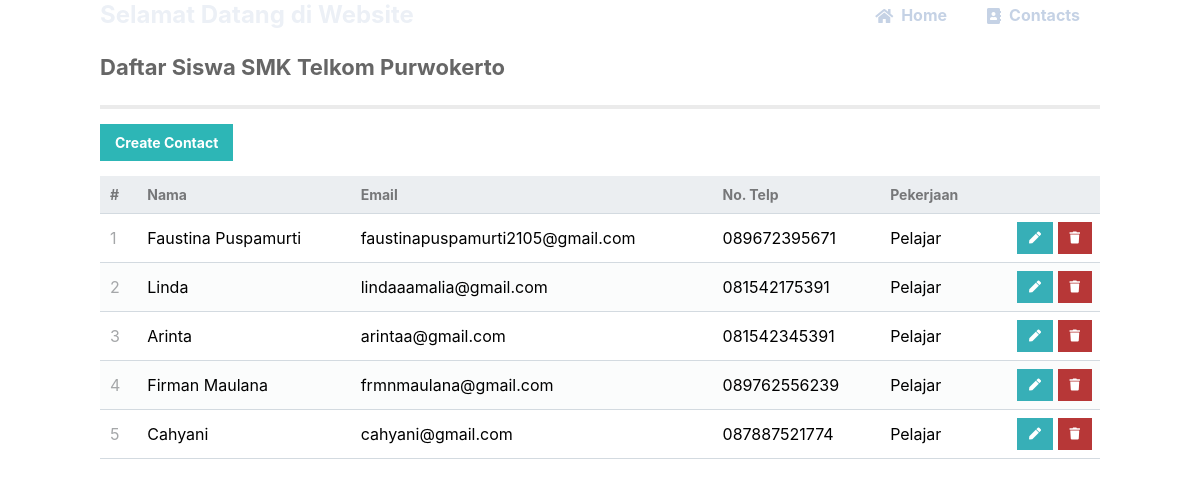
The app's page /read.php with its own data.
### tables this page shows
CREATE TABLE `kontak` (
  `id` int(11) NOT NULL,
  `nama` varchar(50) NOT NULL,
  `email` varchar(50) NOT NULL,
  `notelp` varchar(30) NOT NULL,
  `pekerjaan` varchar(50) NOT NULL
);

### read.php (the view, shortened to what this page needs)
<?php
include 'functions.php';
$pdo = pdo_connect_mysql();
$page = isset($_GET['page']) && is_numeric($_GET['page']) ? (int)$_GET['page'] : 1;
$records_per_page = 5;
$stmt = $pdo->prepare('SELECT * FROM kontak ORDER BY id LIMIT :current_page, :record_per_page');
$stmt->bindValue(':current_page', ($page-1)*$records_per_page, PDO::PARAM_INT);
$stmt->bindValue(':record_per_page', $records_per_page, PDO::PARAM_INT);
$stmt->execute();
$contacts = $stmt->fetchAll(PDO::FETCH_ASSOC);
?>
<?=template_header('Read')?>
<div class="content read">
	<h2>Daftar Siswa SMK Telkom Purwokerto</h2>
	<a href="create.php" class="create-contact">Create Contact</a>
	<table>
        <thead>
            <tr>
                <td>#</td>
                <td>Nama</td>
                <td>Email</td>
                <td>No. Telp</td>
                <td>Pekerjaan</td>
                <td></td>
            </tr>
        </thead>
        <tbody>
            <?php foreach ($contacts as $contact): ?>
            <tr>
                <td><?=$contact['id']?></td>
                <td><?=$contact['nama']?></td>
                <td><?=$contact['email']?></td>
                <td><?=$contact['notelp']?></td>
                <td><?=$contact['pekerjaan']?></td>
                <td class="actions">
                    <a href="update.php?id=<?=$contact['id']?>" class="edit"><i class="fas fa-pen fa-xs"></i></a>
                    <a href="delete.php?id=<?=$contact['id']?>" class="trash"><i class="fas fa-trash fa-xs"></i></a>
                </td>
            </tr>
            <?php endforeach; ?>
        </tbody>
    </table>
</div>
<?=template_footer()?>

### functions.php (shortened to what this page needs)
<?php
function template_header($title) {
echo <<<EOT
<!DOCTYPE html>
<html>
	<head>
		<meta charset="utf-8">
		<title>$title</title>
		<link href="style.css" rel="stylesheet" type="text/css">
		<link rel="stylesheet" href="https://use.fontawesome.com/releases/v5.7.1/css/all.css">
	</head>
	<body>
    <nav class="navtop">
    	<div>
    		<h1>Selamat Datang di Website <span class="efek-ngetik"></span></h1>
            <a href="index.php"><i class="fas fa-home"></i>Home</a>
    		<a href="read.php"><i class="fas fa-address-book"></i>Contacts</a>
    	</div>
    </nav>
EOT;
}
function template_footer() {
echo <<<EOT
    </body>
</html>
EOT;
}
?>

### style.css (style rules this page uses)
* { box-sizing: border-box; font-family: -apple-system, BlinkMacSystemFont, "segoe ui", roboto, oxygen, ubuntu, cantarell, "fira sans", "droid sans", "helvetica neue", Arial, sans-serif; font-size: 16px; -webkit-font-smoothing: antialiased; -moz-osx-font-smoothing: grayscale; }
body { background-color: #FFFFFF; margin: 0; }
.navtop div { display: flex; margin: 0 auto; width: 1000px; height: 100%; }
.navtop div h1, .navtop div a { display: inline-flex; align-items: center; }
.navtop div h1 { flex: 1; font-size: 24px; padding: 0; margin: 0; color: #ecf0f6; font-weight: bold; }
.navtop div a { padding: 0 20px; text-decoration: none; color: #c5d2e5; font-weight: bold; }
.navtop div a i { padding: 2px 8px 0 0; }
.content { width: 1000px; margin: 0 auto; }
.content h2 { margin: 0; padding: 25px 0; font-size: 22px; border-bottom: 4px solid #ebebeb; color: #666666; }
.read .create-contact { display: inline-block; text-decoration: none; background-color: #2DB6B6; font-weight: bold; font-size: 14px; color: #FFFFFF; padding: 10px 15px; margin: 15px 0; }
.read table { width: 100%; padding-top: 30px; border-collapse: collapse; }
.read table thead { background-color: #ebeef1; border-bottom: 1px solid #d3dae0; }
.read table thead td { padding: 10px; font-weight: bold; color: #767779; font-size: 14px; }
.read table tbody tr { border-bottom: 1px solid #d3dae0; }
.read table tbody tr:nth-child(even) { background-color: #fbfcfc; }
.read table tbody tr td { padding: 10px; }
.read table tbody tr td:nth-child(1) { color: #a5a7a9; }
.read table tbody tr td.actions { padding: 8px; text-align: right; }
.read table tbody tr td.actions .edit, .read table tbody tr td.actions .trash { display: inline-flex; text-align: right; text-decoration: none; color: #FFFFFF; padding: 10px 12px; }
.read table tbody tr td.actions .trash { background-color: #b73737; }
.read table tbody tr td.actions .edit { background-color: #37afb7; }

### records on screen
kontak: id "1", nama "Faustina Puspamurti", email "faustinapuspamurti2105@gmail.com", notelp "089672395671", pekerjaan "Pelajar"
kontak: id "2", nama "Linda", email "lindaaamalia@gmail.com", notelp "081542175391", pekerjaan "Pelajar"
kontak: id "3", nama "Arinta", email "arintaa@gmail.com", notelp "081542345391", pekerjaan "Pelajar"
kontak: id "4", nama "Firman Maulana", email "frmnmaulana@gmail.com", notelp "089762556239", pekerjaan "Pelajar"
kontak: id "5", nama "Cahyani", email "cahyani@gmail.com", notelp "087887521774", pekerjaan "Pelajar"
